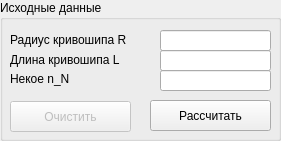
     <widget class="QGroupBox" name="groupBox_8">
      <property name="geometry">
       <rect>
        <x>10</x>
        <y>10</y>
        <width>281</width>
        <height>141</height>
       </rect>
      </property>
      <property name="title">
       <string>Исходные данные</string>
      </property>
      <widget class="QLabel" name="label">
       <property name="geometry">
        <rect>
         <x>10</x>
         <y>29</y>
         <width>131</width>
         <height>21</height>
        </rect>
       </property>
       <property name="text">
        <string>Радиус кривошипа R</string>
       </property>
      </widget>
      <widget class="QLabel" name="label_2">
       <property name="geometry">
        <rect>
         <x>10</x>
         <y>49</y>
         <width>131</width>
         <height>21</height>
        </rect>
       </property>
       <property name="text">
        <string>Длина кривошипа L</string>
       </property>
      </widget>
      <widget class="QLineEdit" name="param_n_N">
       <property name="geometry">
        <rect>
         <x>160</x>
         <y>70</y>
         <width>111</width>
         <height>21</height>
        </rect>
       </property>
       <property name="text">
        <string/>
       </property>
      </widget>
      <widget class="QLabel" name="label_3">
       <property name="geometry">
        <rect>
         <x>10</x>
         <y>68</y>
         <width>131</width>
         <height>21</height>
        </rect>
       </property>
       <property name="text">
        <string>Некое n_N</string>
       </property>
      </widget>
      <widget class="QPushButton" name="_btn_CalcKinematic">
       <property name="geometry">
        <rect>
         <x>150</x>
         <y>100</y>
         <width>121</width>
         <height>31</height>
        </rect>
       </property>
       <property name="text">
        <string>Рассчитать</string>
       </property>
      </widget>
      <widget class="QPushButton" name="pushButton_3">
       <property name="enabled">
        <bool>false</bool>
       </property>
       <property name="geometry">
        <rect>
         <x>10</x>
         <y>101</y>
         <width>121</width>
         <height>31</height>
        </rect>
       </property>
       <property name="text">
        <string>Очистить</string>
       </property>
      </widget>
      <widget class="QLineEdit" name="param_L">
       <property name="geometry">
        <rect>
         <x>160</x>
         <y>50</y>
         <width>111</width>
         <height>21</height>
        </rect>
       </property>
       <property name="text">
        <string/>
       </property>
      </widget>
      <widget class="QLineEdit" name="param_R">
       <property name="geometry">
        <rect>
         <x>160</x>
         <y>30</y>
         <width>111</width>
         <height>21</height>
        </rect>
       </property>
       <property name="text">
        <string/>
       </property>
      </widget>
     </widget>
